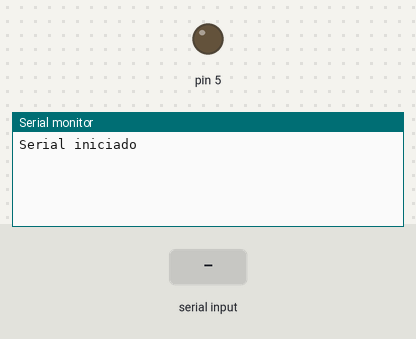
A sketch run on a simulated Arduino Uno, built with avr-gcc and run on an emulated ATmega328P. Shown: output pins drawn as LEDs (lit = HIGH), the last lines printed to the serial monitor. The inputs (shaded band) are chosen by the test bench.

Above: at 1.2 s.
1.3 s: "90 45 200\n" received over Serial
At 2.3 s:
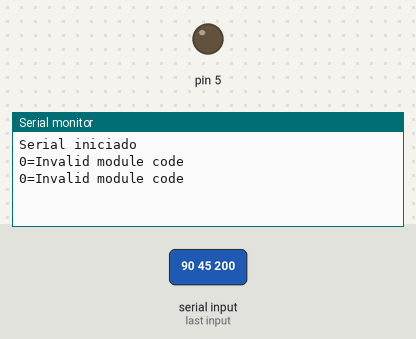
2.8 s: "B90\n" received over Serial
At 3.6 s:
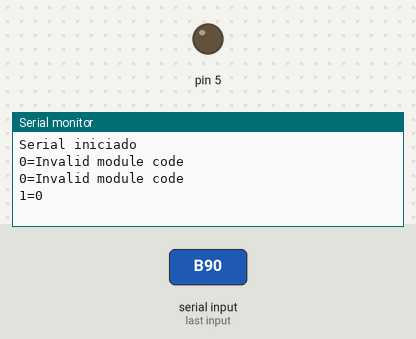
4.3 s: "B 45\n" received over Serial
At 4.8 s:
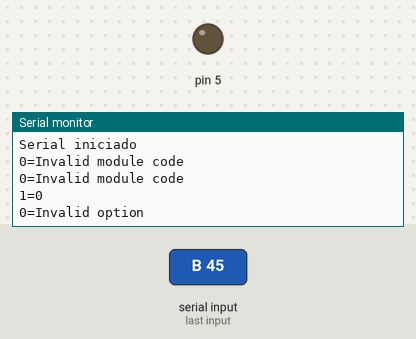

The sketch:

main.ino
```cpp
#include "utils.h"
#include "bomb.h"
#include "temperature.h"
#include "conductivity.h"
#include "clock.h"

Bomb bomb(5);
Temperature temp_sensor(7);
Cond cond_sensor(A2, &temp_sensor);
Clock clock(0, 1, 2);

void setup() {
  Serial.begin(9600);
  Serial.println("Serial iniciado");

  bomb.begin();
  temp_sensor.begin();
  cond_sensor.begin();
  clock.begin();
}

void loop() {
  if (Serial.available() > 0){
    char message[BUFFER_SIZE];
    read_buffer(message, BUFFER_SIZE);

    char* module = strtok(message, " ");
    char* action = strtok(NULL, " ");

    int token = -1;
    if (action != NULL) token = atoi(action);

    response data;
    switch (*module){
      case 'B':
        data = bomb.controller(token);
      break;

      case 'T':
        data = temp_sensor.controller(token);
      break;

      case 'C':
        data = cond_sensor.controller(token);
      break;

      case 'R':
        data = clock.controller(token);
      break;

      default:
        data.status_code = 0;
        strcpy(data.message, "Invalid module code");
    }
    write_buffer(data);
  }
}
```

bomb.cpp
```cpp
#include "Arduino.h"
#include "bomb.h"

Bomb::Bomb(uint8_t pin){
  this->pin = pin;
}

void Bomb::begin(){
  pinMode(this->pin, OUTPUT);
}

response Bomb::controller(int action_code){
  response response_data;
  response_data.status_code = 1;
  strcpy(response_data.message, "");

  switch(action_code){
    case 1:
      digitalWrite(this->pin, HIGH);
      strcpy(response_data.message, "OK");
      return response_data;

    case 0:
      digitalWrite(this->pin, LOW);
      strcpy(response_data.message, "OK");
      return response_data;

    case -1:
      response_data.message[0] = digitalRead(this->pin) ? '1' : '0';
      response_data.message[1] = '\0';
      return response_data;

    default:
      response_data.status_code = 0;
      strcpy(response_data.message, ERR_INVALID_OPT);
      return response_data;
  }
}
```

bomb.h
```cpp
#ifndef __BOMB_
#define __BOMB_

#include "utils.h"

class Bomb{
private:
  uint8_t pin;

public:
  Bomb(uint8_t pin);

  void begin();
  response controller(int action_code);
};

#endif
```

clock.cpp
```cpp
#include "clock.h"

Clock::Clock(int CE, int CLK, int IO){
  this->CE_pin = CE; this->CLK_pin = CLK; this->IO_pin = IO;
}

void Clock::begin() {
  // Instância do RTC com pinos CE, CLK, IO
  this->rtc = new Ds1302(this->CE_pin, this->CLK_pin, this->IO_pin);
  this->rtc->init();

  // código de configuração do horário do rtc
  // (deve ser executado apenas uma vez)
  Ds1302::DateTime dt;

  dt.year = 25;    // Ano 2025 (últimos dois dígitos)
  dt.month = 6;    // Junho
  dt.day = 17;     // Dia 17
  dt.dow = 2;      // Dia da semana (Terça-feira) 0-6
  dt.hour = 15;    // 15h
  dt.minute = 20;  // 20 minutos
  dt.second = 0;   // Começa em 00 segundos

  this->rtc->setDateTime(&dt);  // Define a data e hora no RTC
}

// retorna as horas minutos e segundos atuais de forma formatada
void Clock::get_dtf(char buffer[]) {
  Ds1302::DateTime now;
  this->rtc->getDateTime(&now);

  sprintf(buffer, "20%02d-%02d-%02d %02d:%02d:%02d",
    now.year, now.month, now.day, now.hour, now.minute, now.second);
}

response Clock::controller(int action_code){
  response response_data;
  response_data.status_code = 1;

  switch(action_code){
    case -1:
      char buffer[20];
      this->get_dtf(buffer);

      strcpy(response_data.message, buffer);
      return response_data;
    default:
      response_data.status_code = 0;
      strcpy(response_data.message, ERR_INVALID_OPT);
      return response_data;
  }
}
```

clock.h
```cpp
#include <stdint.h>
#ifndef __CLOCK_
#define __CLOCK_

#include <Arduino.h>
#include <Ds1302.h>
#include "utils.h"

class Clock{
private:
  Ds1302* rtc = nullptr;
  uint8_t CE_pin;
  uint8_t CLK_pin;
  uint8_t IO_pin;

public:
  Clock(int CE, int CLK, int IO);
  void begin();
  void get_dtf(char buffer[]);
  response controller(int action_code);
};

#endif
```

conductivity.cpp
```cpp
#include "conductivity.h"

Cond::Cond(uint8_t pin, Temperature* temperature) {
  this->pin = pin;
  this->temp_sensor = temperature;
}

void Cond::begin() {
  pinMode(this->pin, INPUT);
}

float Cond::get_cond(){
  float vout = analogRead(this->pin);
  vout = (float)vout / 1023 * this->Vin;

  float resistance = this->std_resistor * (vout / (this->Vin - vout));
  float condutividade = this->std_resistor / (resistance * K);
  condutividade = condutividade * (1 / (1 + this->temp_coefficient * (this->temp_sensor->get_temp() - 25)));

  return condutividade;
}

response Cond::controller(int action_code) {
  response response_data;
  response_data.status_code = 1;
  strcpy(response_data.message, "");

  switch(action_code){
    case -1:
      dtostrf(this->get_cond(), 4, 2, response_data.message);
      return response_data;
    default:
      response_data.status_code = 0;
      strcpy(response_data.message, ERR_INVALID_OPT);
      return response_data;
  }
}
```

conductivity.h
```cpp
#ifndef __CONDUTIVITY_
#define __CONDUTIVITY_

#include "temperature.h"
#include "utils.h"

class Cond {
private:
  // atributos para o calculo da condutividade
  uint8_t Vin = 5;                    // valor da entrada em volts (5v do arduino)
  float K = 0.996;                    // valor médio do coeficiente K
  float temp_coefficient = 0.015;     // também é um valor médio
  uint16_t std_resistor= 1000;        // valor em Ohms

  Temperature* temp_sensor;
  uint8_t pin;

public:
  Cond(uint8_t pin, Temperature* temperature);

  void begin();
  response controller(int action_code);
  float get_cond();
};

#endif
```

temperature.cpp
```cpp
#include "temperature.h"
#include <Arduino.h>

Temperature::Temperature(uint8_t pin) {
  this->pin = pin;
}

void Temperature::begin() {
  pinMode(this->pin, INPUT);
  this->oneWire = OneWire(this->pin);
  this->sensor = DallasTemperature(&(this->oneWire));
  this->sensor.begin();
}

float Temperature::get_temp(){
  this->sensor.requestTemperatures();
  float temperature = this->sensor.getTempCByIndex(0);
  return temperature;
}

response Temperature::controller(int action_code){
  response response_data;
  response_data.status_code = 1;
  strcpy(response_data.message, "");

  switch(action_code){
    case -1:
      dtostrf(this->get_temp(), 4, 2, response_data.message);
      return response_data;
    default:
      response_data.status_code = 0;
      strcpy(response_data.message, ERR_INVALID_OPT);
      return response_data;
  }
}
```

temperature.h
```cpp
#ifndef __TEMPERATURE_
#define __TEMPERATURE_

#include <DallasTemperature.h>
#include <OneWire.h>
#include "utils.h"

class Temperature {
private:
  DallasTemperature sensor;
  OneWire oneWire;

  uint8_t pin;

public:
  Temperature(uint8_t pin);

  void begin();
  response controller(int action_code);
  float get_temp();
};
#endif
```

utils.cpp
```cpp
#include "utils.h"

const char ERR_INVALID_OPT[] = "Invalid option";

void read_buffer(char* buffer, uint8_t length){
  int characters = Serial.readBytesUntil('\n', buffer, length - 1);
  buffer[characters] = '\0';
}

void write_buffer(response data){
  Serial.print(data.status_code);

  if (strcmp(data.message, "")){
    Serial.print("=");
    Serial.print(data.message);
  }
  Serial.println();
}
```

utils.h
```cpp
#ifndef __UTILS_
#define __UTILS_

#include <Arduino.h>

const uint8_t BUFFER_SIZE = 10;
typedef struct {
  bool status_code;
  char message [30];
} response;

extern const char ERR_INVALID_OPT[];

void read_buffer(char* buffer, uint8_t length);
void write_buffer(response data);

#endif
```

Measured:
- after the input at 1.3 s, the serial monitor: prints a new line at once (image 1)
- after the input at 2.8 s, the serial monitor: prints a new line at once (image 2)
- after the input at 4.3 s, the serial monitor: prints a new line at once (image 3)
